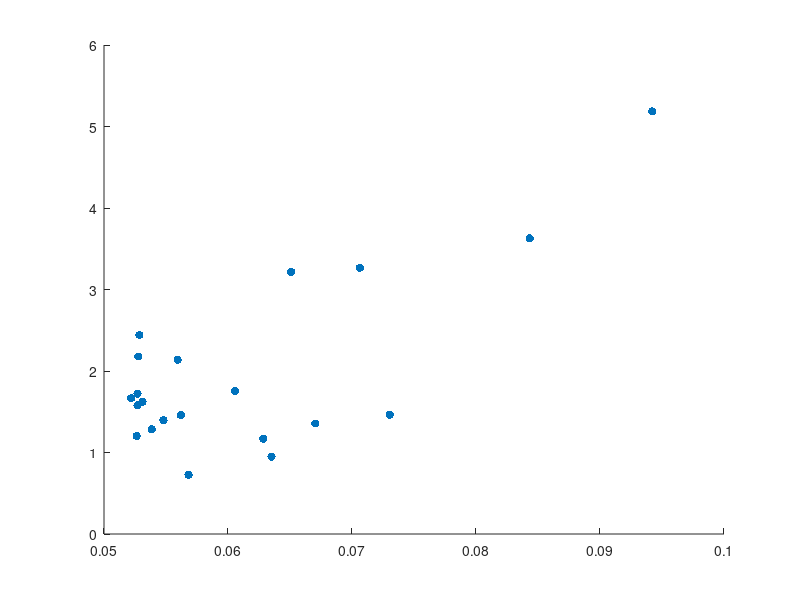

This chart was generated by the following MATLAB code: (Note: this script raises an error after producing the figure.)
RFDI_rest = csvread('./data_demo/RFDI_rest.csv');
plot(RFDI_rest(:,1));
pause();

amp = max(RFDI_rest) - min(RFDI_rest);
threshold = 0.04;
RFDI_rest = RFDI_rest(:, amp > threshold);
t = 0.2:0.2:400;
plot(t,mean(RFDI_rest, 2));
title('RFDI mean wave on resting condition');
xlabel('time (ms)');
ylabel('Potential (mV)');
pause();

bg = mean(abs(RFDI_rest(201:1000,:)),1);
MEP = max(RFDI_rest(1001:1400,:)) - min(RFDI_rest(1001:1400,:));
scatter(bg, MEP, 'filled');
pause();

corr(bg, MEP)
cor_test(bg, MEP)
pause();

RFDI_vol = csvread('data_demo/RFDI_vol.csv');
MEP_rest = MEP;
MEP_vol = max(RFDI_vol(1001:1400,:)) - min(RFDI_vol(1001:1400,:));
bar([mean(MEP_rest), mean(MEP_vol)]);
hold all
errorbar([mean(MEP_rest), mean(MEP_vol)], [std(MEP_rest), std(MEP_vol)]);
set(gca, 'XTickLabel', {'rest','voluntary'});
pause();

pkg load statistics
[h,p] = vartest2(MEP_rest, MEP_vol)
[h,p] = ttest2(MEP_rest, MEP_vol)
% 分散が等しいことを仮定しない検定
[h,p] = ttest2(MEP_rest, MEP_vol, 'Vartype', 'unequal')